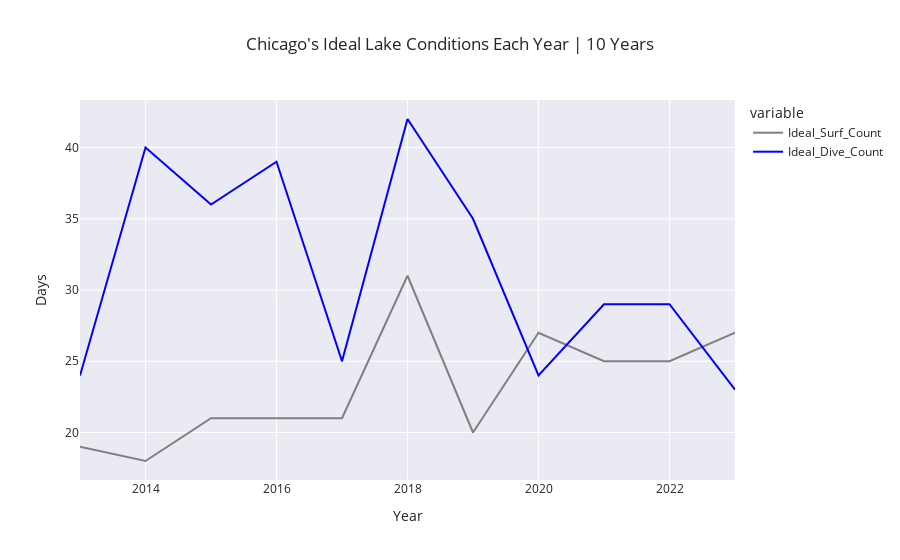

Notebook cell for this chart:
### Markdown cell above
## surf vs. dive annual days

### Code cell
import pandas as pd
import plotly.express as px

historic_data = pd.read_csv('./docs/historic_data.csv')

# results_df = pd.DataFrame(columns=['Year', 'Ideal_Surf_Count', 'Ideal_Dive_Count'])
results = []

for year in range(2013,2024):
    wind = historic_data[historic_data['Year']==year]
    # surf
    mask1 = (wind['WS'] > 14)
    mask2 = ((wind['WD'] > 5) & (wind['WD'] < 75))
    ideal_surf_count = len(wind[mask1 & mask2]['DOY'])

    # dive
    mask3 = (wind['WS'] <= 10)
    mask4 = ((wind['WD'] > 135) | (wind['WD'] < 45))
    mask5 = (wind['DOY']>120)
    ideal_dive_count = len(wind[mask3 & mask4 & mask5]['DOY'])

    # print(year, ideal_surf_count, ideal_dive_count)
    # Append to results list
    results.append({'Year': year, 'Ideal_Surf_Count': ideal_surf_count, 'Ideal_Dive_Count': ideal_dive_count})

# Convert list of dictionaries to DataFrame
results_df = pd.DataFrame(results)
fig = px.line(results_df, x='Year',y=['Ideal_Surf_Count','Ideal_Dive_Count'], 
              template="seaborn", 
              title=f"Chicago's Ideal Lake Conditions Each Year | 10 Years",
              color_discrete_map={'Ideal_Surf_Count': 'grey', 'Ideal_Dive_Count': 'blue'})
fig.update_yaxes(title_text='Days')  # Customize y-axis label
fig.show()

### Figure 1 — Plotly figure (JSON) as saved in the notebook; plotly's stock layout.template omitted (floating-point values rounded to 4 significant figures)
{"data": [{"hovertemplate": "variable=Ideal_Surf_Count<br>Year=%{x}<br>value=%{y}<extra></extra>", "legendgroup": "Ideal_Surf_Count", "line": {"color": "grey", "dash": "solid"}, "marker": {"symbol": "circle"}, "mode": "lines", "name": "Ideal_Surf_Count", "orientation": "v", "showlegend": true, "type": "scatter", "x": [2013, 2014, 2015, 2016, 2017, 2018, 2019, 2020, 2021, 2022, 2023], "xaxis": "x", "y": [19, 18, 21, 21, 21, 31, 20, 27, 25, 25, 27], "yaxis": "y"}, {"hovertemplate": "variable=Ideal_Dive_Count<br>Year=%{x}<br>value=%{y}<extra></extra>", "legendgroup": "Ideal_Dive_Count", "line": {"color": "blue", "dash": "solid"}, "marker": {"symbol": "circle"}, "mode": "lines", "name": "Ideal_Dive_Count", "orientation": "v", "showlegend": true, "type": "scatter", "x": [2013, 2014, 2015, 2016, 2017, 2018, 2019, 2020, 2021, 2022, 2023], "xaxis": "x", "y": [24, 40, 36, 39, 25, 42, 35, 24, 29, 29, 23], "yaxis": "y"}], "layout": {"legend": {"title": {"text": "variable"}, "tracegroupgap": 0}, "title": {"text": "Chicago's Ideal Lake Conditions Each Year | 10 Years"}, "xaxis": {"anchor": "y", "domain": [0, 1], "title": {"text": "Year"}}, "yaxis": {"anchor": "x", "domain": [0, 1], "title": {"text": "Days"}}}}
